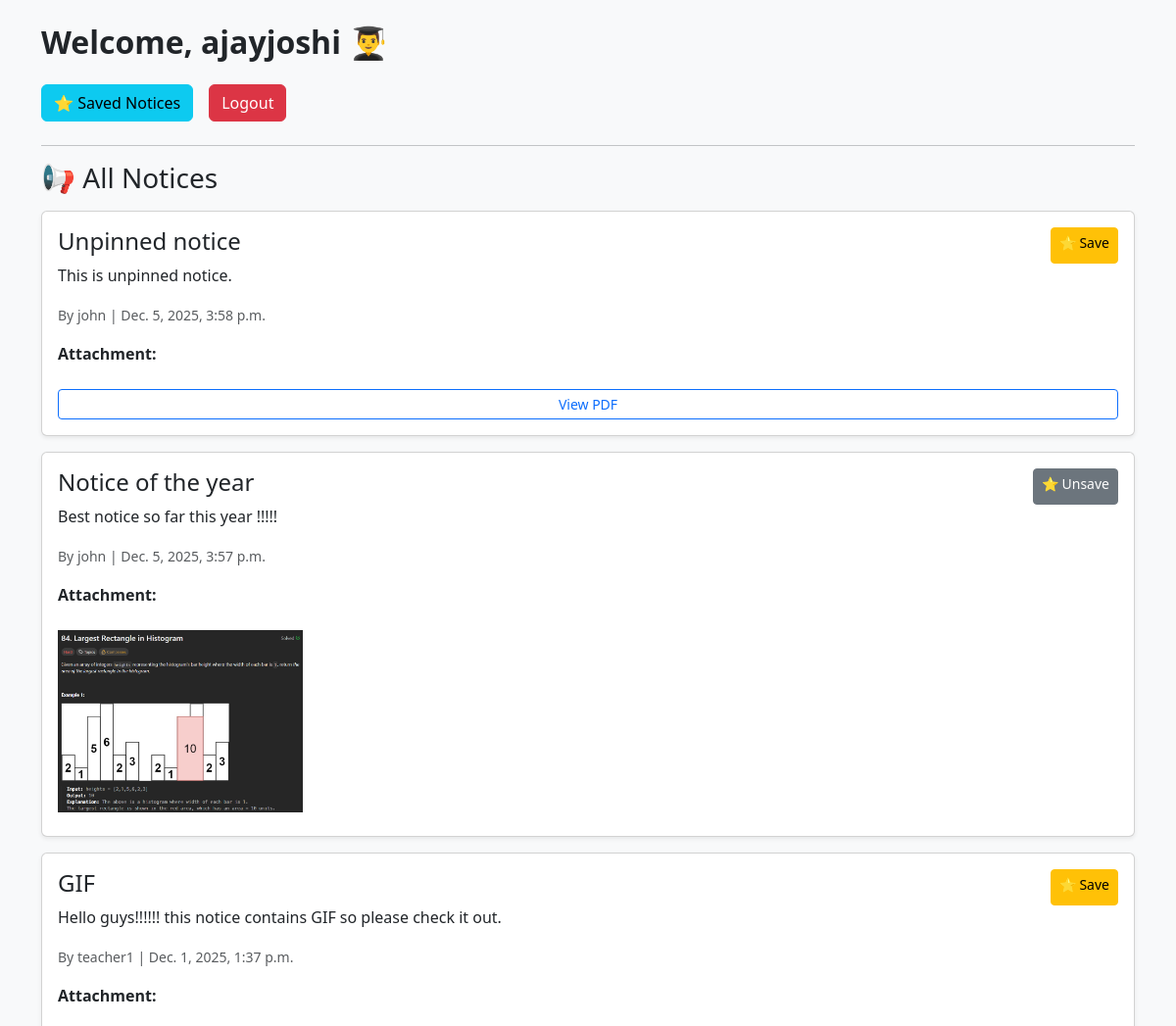
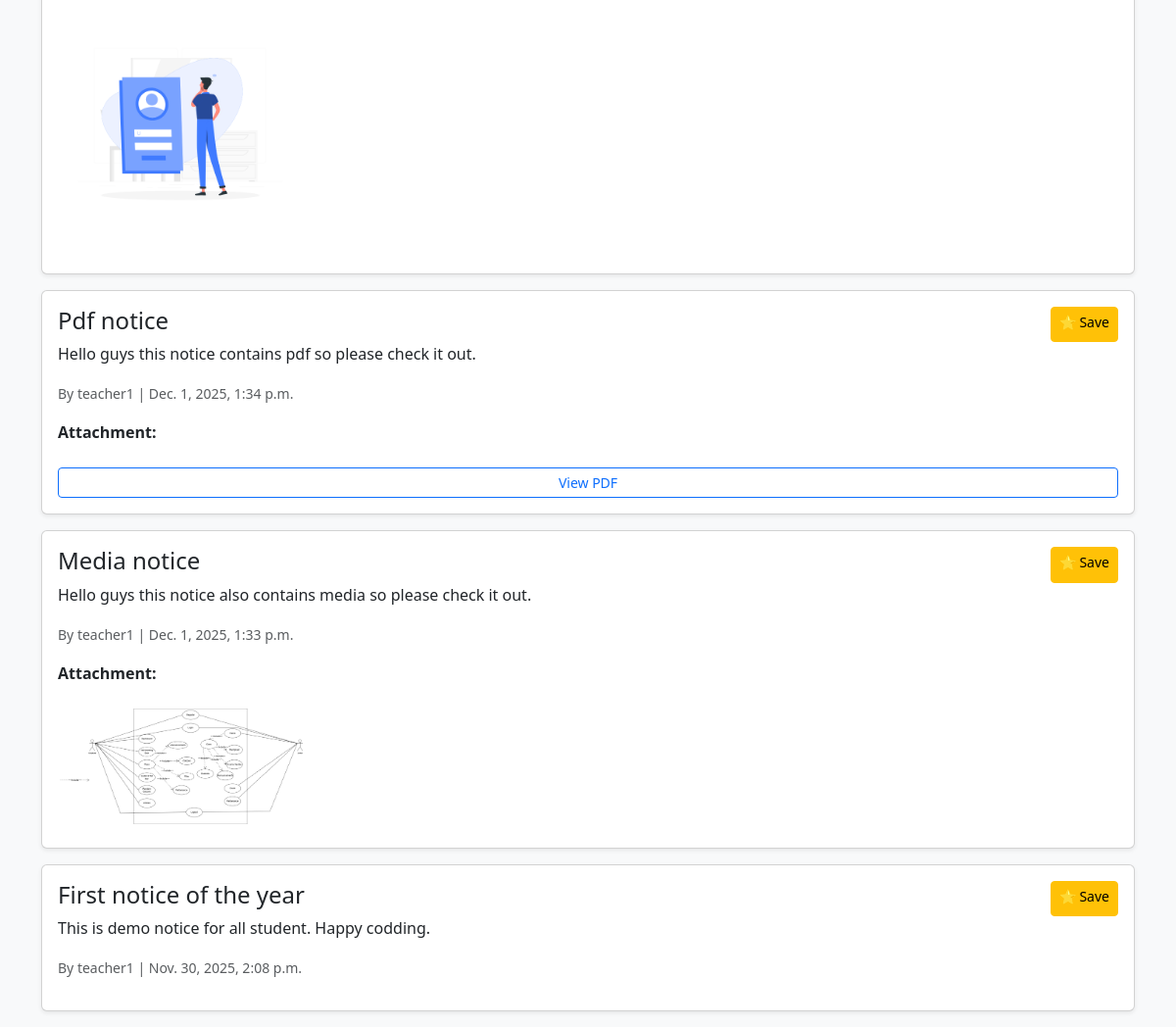
/student/dashboard/ (signed in), run on the app's committed database (2 pictures, top to bottom).
### notices/models.py (models this page shows, shortened)
class Notice(models.Model):
    CATEGORY_CHOICES = [
        ("general", "General"),
        ("exam", "Exam"),
        ("holiday", "Holiday"),
        ("event", "Event"),
        ("urgent", "Urgent"),
    ]
    PRIORITY_CHOICES = [
        ("high", "High"),
        ("medium", "Medium"),
        ("low", "Low"),
    ]
    title = models.CharField(max_length=200)
    message = models.TextField()
    created_at = models.DateTimeField(auto_now_add=True)
    created_by = models.ForeignKey(User, on_delete=models.CASCADE)
    saved_by = models.ManyToManyField(core.Profile, blank=True, related_name="saved_notices")
    attachment = models.FileField(
        upload_to="notices/",
        blank=True,
        null=True
    )
    created_by = models.ForeignKey(User, on_delete=models.SET_NULL, null=True)
    category = models.CharField(max_length=20, choices=CATEGORY_CHOICES, default="general")
    priority = models.CharField(max_length=20, choices=PRIORITY_CHOICES, default="medium")
    expiry_date = models.DateField(null=True, blank=True)
    pinned = models.BooleanField(default=False)

### core/views.py (the view)
# urls.py: path('student/dashboard/', views.student_dashboard, name="student_dashboard"),
@login_required
@role_required("student")
def student_dashboard(request):
    notices = Notice.objects.all().order_by('-created_at')
    return render(request, "student_dashboard.html", {
        "notices": notices
    })

### templates/student_dashboard.html (shortened to what this page needs)
<!DOCTYPE html>
<html>
<head>
    <link href="https://cdn.jsdelivr.net/npm/bootstrap@5.3.0/dist/css/bootstrap.min.css"
          rel="stylesheet">
</head>
<body class="bg-light">
<div class="container mt-4">
    <h2 class="fw-bold">Welcome, {{ request.user.username }} 👨‍🎓</h2>
    <div class="mt-4 mb-4 d-flex gap-3">
        <a class="btn btn-info" href="/notices/saved/">
            ⭐ Saved Notices
        </a>
        <a class="btn btn-danger" href="{% url 'logout' %}">
            Logout
        </a>
    </div>
    <hr>
    <h3 class="mb-3">📢 All Notices</h3>
    {% for n in notices %}
        <div class="card p-3 mb-3 shadow-sm">
            <div class="d-flex justify-content-between">
                <h4>{{ n.title }}</h4>
                {% if n in request.user.profile.saved_notices.all %}
                    <a href="{% url 'notice_save' n.id %}" class="btn btn-sm btn-secondary">
                        ⭐ Unsave
                    </a>
                {% else %}
                    <a href="{% url 'notice_save' n.id %}" class="btn btn-sm btn-warning">
                        ⭐ Save
                    </a>
                {% endif %}
            </div>
            <p>{{ n.message }}</p>
            <p><small class="text-muted">By {{ n.created_by.username }} | {{ n.created_at }}</small></p>
            {% if n.attachment %}
                {% with file=n.attachment.url|lower %}
                    <strong>Attachment:</strong><br>
                    {% if ".jpg" in file or ".jpeg" in file or ".png" in file or ".gif" in file %}
                        <img src="{{ n.attachment.url }}" class="img-fluid mb-2"
                             style="max-width:250px;">
                    {% elif ".mp4" in file or ".webm" in file %}
                        <video width="320" controls class="mb-2">
                            <source src="{{ n.attachment.url }}">
                        </video>
                    {% elif ".pdf" in file %}
                        <a href="{{ n.attachment.url }}" target="_blank"
                           class="btn btn-outline-primary btn-sm">
                            View PDF
                        </a>
                    {% else %}
                        <a href="{{ n.attachment.url }}" download
                           class="btn btn-outline-secondary btn-sm">
                            Download File
                        </a>
                    {% endif %}
                {% endwith %}
            {% endif %}
        </div>
    {% empty %}
        <p class="text-muted">No notices posted yet.</p>
    {% endfor %}
</div>
</body>
</html>

### data on the page
Notice: title "Unpinned notice", shows "⭐ Save", message "This is unpinned notice.", created_by.username "john", created_at "Dec. 5, 2025, 3:58 p.m."
Notice: title "Notice of the year", shows "⭐ Unsave", message "Best notice so far this year !!!!!", created_by.username "john", created_at "Dec. 5, 2025, 3:57 p.m.", attachment (picture)
Notice: title "GIF", shows "⭐ Save", message "Hello guys!!!!!! this notice contains GIF so please check it out.", created_by.username "teacher1", created_at "Dec. 1, 2025, 1:37 p.m.", attachment (picture)
Notice: title "Pdf notice", shows "⭐ Save", message "Hello guys this notice contains pdf so please check it out.", created_by.username "teacher1", created_at "Dec. 1, 2025, 1:34 p.m."
Notice: title "Media notice", shows "⭐ Save", message "Hello guys this notice also contains media so please check it out.", created_by.username "teacher1", created_at "Dec. 1, 2025, 1:33 p.m.", attachment (picture)
Notice: title "First notice of the year", shows "⭐ Save", message "This is demo notice for all student. Happy codding.", created_by.username "teacher1", created_at "Nov. 30, 2025, 2:08 p.m."

### other printed values
{{ request.user.username }} "ajayjoshi"
